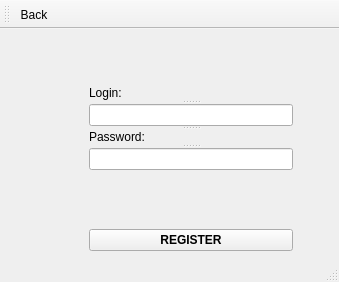
<?xml version="1.0" encoding="UTF-8"?>
<ui version="4.0">
 <class>RegWindow</class>
 <widget class="QMainWindow" name="RegWindow">
  <property name="geometry">
   <rect>
    <x>0</x>
    <y>0</y>
    <width>339</width>
    <height>282</height>
   </rect>
  </property>
  <property name="windowTitle">
   <string>MainWindow</string>
  </property>
  <widget class="QWidget" name="centralwidget">
   <layout class="QGridLayout" name="gridLayout">
    <item row="0" column="0" colspan="2">
     <spacer name="verticalSpacer_4">
      <property name="orientation">
       <enum>Qt::Vertical</enum>
      </property>
      <property name="sizeHint" stdset="0">
       <size>
        <width>201</width>
        <height>15</height>
       </size>
      </property>
     </spacer>
    </item>
    <item row="1" column="0">
     <spacer name="horizontalSpacer">
      <property name="orientation">
       <enum>Qt::Horizontal</enum>
      </property>
      <property name="sizeHint" stdset="0">
       <size>
        <width>48</width>
        <height>20</height>
       </size>
      </property>
     </spacer>
    </item>
    <item row="1" column="1" rowspan="2">
     <widget class="QSplitter" name="splitter">
      <property name="orientation">
       <enum>Qt::Vertical</enum>
      </property>
      <widget class="QLabel" name="label_log_2">
       <property name="text">
        <string>Login:</string>
       </property>
      </widget>
      <widget class="QLineEdit" name="lineEdit_log_2"/>
      <widget class="QLabel" name="label_pass_2">
       <property name="text">
        <string>Password:</string>
       </property>
      </widget>
      <widget class="QLineEdit" name="lineEdit_pass_2"/>
     </widget>
    </item>
    <item row="1" column="2">
     <spacer name="horizontalSpacer_2">
      <property name="orientation">
       <enum>Qt::Horizontal</enum>
      </property>
      <property name="sizeHint" stdset="0">
       <size>
        <width>45</width>
        <height>20</height>
       </size>
      </property>
     </spacer>
    </item>
    <item row="2" column="2" rowspan="2">
     <spacer name="horizontalSpacer_4">
      <property name="orientation">
       <enum>Qt::Horizontal</enum>
      </property>
      <property name="sizeHint" stdset="0">
       <size>
        <width>45</width>
        <height>30</height>
       </size>
      </property>
     </spacer>
    </item>
    <item row="5" column="1">
     <widget class="QPushButton" name="pushButtonLog">
      <property name="font">
       <font>
        <pointsize>9</pointsize>
        <weight>75</weight>
        <bold>true</bold>
       </font>
      </property>
      <property name="autoFillBackground">
       <bool>false</bool>
      </property>
      <property name="text">
       <string>REGISTER</string>
      </property>
     </widget>
    </item>
    <item row="2" column="0">
     <spacer name="horizontalSpacer_3">
      <property name="orientation">
       <enum>Qt::Horizontal</enum>
      </property>
      <property name="sizeHint" stdset="0">
       <size>
        <width>82</width>
        <height>20</height>
       </size>
      </property>
     </spacer>
    </item>
    <item row="3" column="1">
     <spacer name="verticalSpacer">
      <property name="orientation">
       <enum>Qt::Vertical</enum>
      </property>
      <property name="sizeHint" stdset="0">
       <size>
        <width>204</width>
        <height>30</height>
       </size>
      </property>
     </spacer>
    </item>
   </layout>
  </widget>
  <widget class="QMenuBar" name="menubar">
   <property name="geometry">
    <rect>
     <x>0</x>
     <y>0</y>
     <width>339</width>
     <height>26</height>
    </rect>
   </property>
  </widget>
  <widget class="QStatusBar" name="statusbar"/>
  <widget class="QToolBar" name="toolBar">
   <property name="windowTitle">
    <string>toolBar</string>
   </property>
   <attribute name="toolBarArea">
    <enum>TopToolBarArea</enum>
   </attribute>
   <attribute name="toolBarBreak">
    <bool>false</bool>
   </attribute>
   <addaction name="actionBack"/>
  </widget>
  <action name="actionBack">
   <property name="text">
    <string>Back</string>
   </property>
  </action>
 </widget>
 <resources/>
 <connections/>
</ui>
